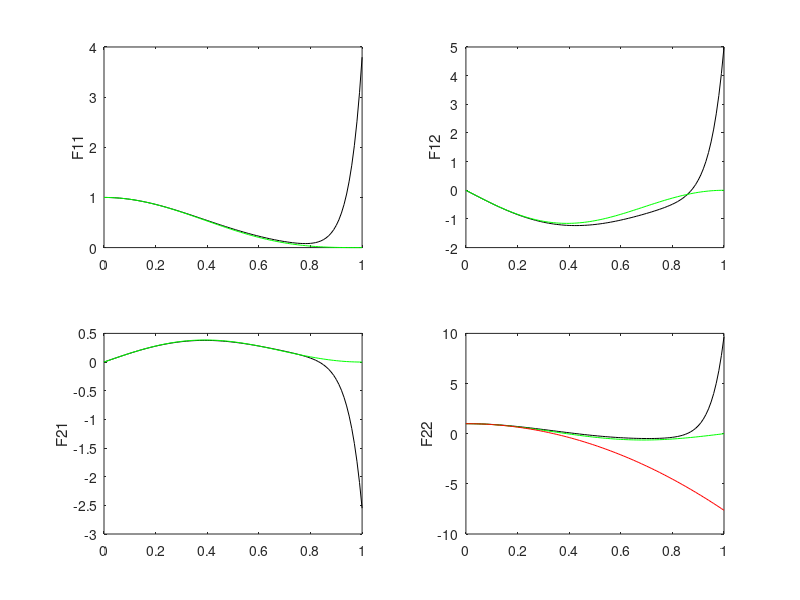

This figure's MATLAB source:
%Leblond
m = [0:0.01:1];
m2 = m.^2;
m3 = m.^3;
m4 = m.^4;
m5 = m.^5;
m6 = m.^6;
m7 = m.^7;
m8 = m.^8;
m9 = m.^9;
m10 = m.^10;
m11 = m.^11;
m12 = m.^12;
m13 = m.^13;
m14 = m.^14;
m15= m.^15;
m16 = m.^16;
m17 = m.^17;
m18 = m.^18;
m19 = m.^19;
m20 = m.^20;
pi2 = pi^2; pi3 = pi^3; pi4 = pi^4; pi5 = pi^5; pi6 = pi^6;

F11 = 1-3*pi2*m2/8 + (pi2-5*pi4/128)*m4 + (pi2/9-11*pi4/72+119*pi6/15360)*m6+ 5.07790*m8-2.88312*m10-0.0925*m12 + 2.996*m14 - 4.059*m16 + 1.63*m18 + 4.1*m20;
F12 = -3*pi*m/2 + (10*pi/3+pi3/16)*m3 + (-2*pi-133*pi3/180+59*pi5/1280)*m5+ 12.313906*m7 - 7.32433*m9 + 1.5793*m11 + 4.0216*m13 - 6.915*m15 + 4.21*m17 + 4.5*m19;

F21 = pi*m/2 - (4*pi/3+pi3/48)*m3 + (-2*pi/3+13*pi3/30-59*pi5/3840)*m5- 6.176023*m7 + 4.44112*m9 - 1.5340*m11 - 2.0700*m13 + 4.684*m15 - 3.95*m17 - 1.32*m19;
F22 = 1-(4+3*pi2/8)*m2 + (8/3+29*pi2/18-5*pi4/128)*m4 + (-32/15-4*pi2/9-1159*pi4/7200+119*pi6/15360)*m6+ 10.58254*m8-4.78511*m10-1.8804*m12 + 7.280*m14 - 7.591*m16 + 0.25*m18 + 12.5*m20;

%formula on page 480, wich was critiside      
F22tr = 1-7*pi2*m2/8;

%coefficients of Rice
a = m*pi/2;  % = alpha/2
R11 = (3*cos(a) + cos(3*a))/4;
R21 = (sin(a)+sin(3*a))/4;
R12 = -3*R21;
R22 = (cos(a) + 3*cos(3*a))/4;

%difference between Leblond and Rice
d11 = (F11(26)-R11(26))./max(abs(F11(1:51)))
d12 = (F12(26)-R12(26))./max(abs(F12(1:51)))
d21 = (F21(26)-R21(26))./max(abs(F21(1:51)))
d22 = (F22(26)-R22(26))./max(abs(F22(1:51)))

subplot(2,2,1)
plot(m, F11, 'k', m, R11, 'g')
ylabel('F11')
subplot(2,2,2)
plot(m, F12, 'k', m, R12, 'g')
ylabel('F12')
subplot(2,2,3)
plot(m, F21, 'k', m, R21, 'g')
ylabel('F21')
subplot(2,2,4)
plot(m, F22, 'k', m, R22, 'g', m, F22tr, 'r')
ylabel('F22')
